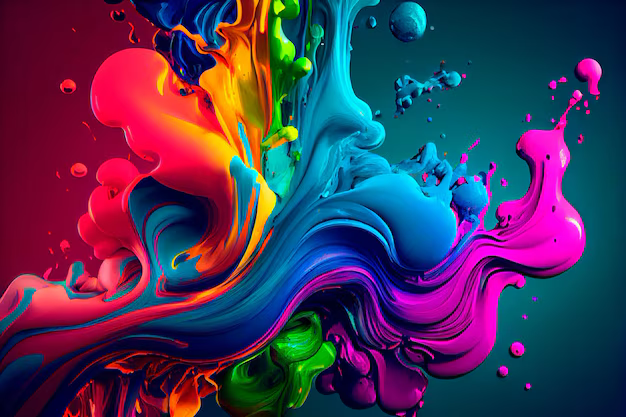
#> input picture LO4/image.png, 626 x 417 px
$ python 'HSV-Value(V).py'
#> lines starting #> are read from the running program, lines starting #| are printed output that depends on the picture
import cv2
import numpy as np

# Load the image
image = cv2.imread('image.png')
#> image is the input picture: shape (417, 626, 3); mean B, G, R 88, 53.3, 70.5

# Convert the image from BGR to HSV color space
hsv = cv2.cvtColor(image, cv2.COLOR_BGR2HSV)
#> hsv: shape (417, 626, 3); mean H, S, V 116, 243.2, 130

# Get user input for the value to adjust the brightness
value = int(input("Enter the value: "))
#> the answer given: 3

# Extract the Value channel (brightness) from the HSV image
value_channel = hsv[:, :, 2]
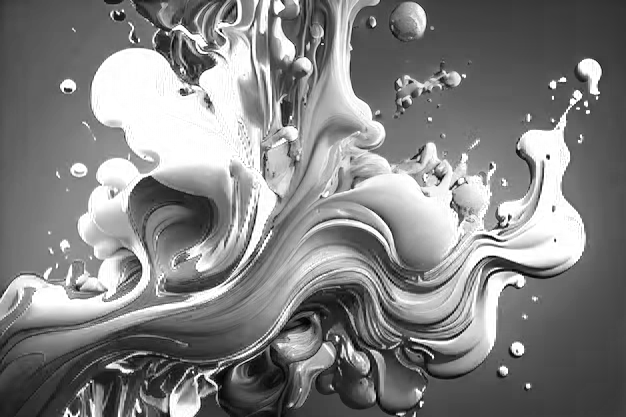
#> value_channel: shape (417, 626); min 0, max 255, mean 130

# Modify the Value channel by adding the user-input value, ensuring it remains within the valid range (0-255)
value_channel = np.clip(value_channel + value, 0, 255)
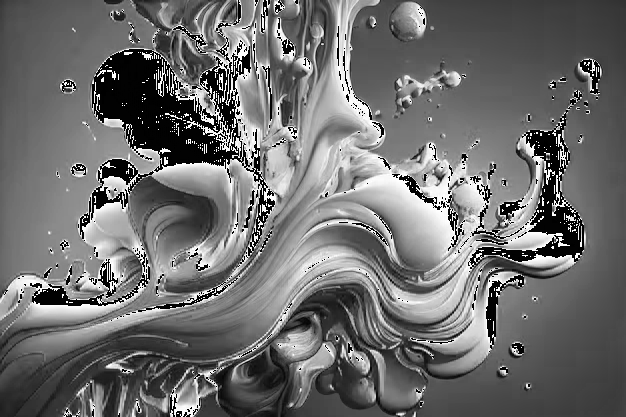
#> value_channel: shape (417, 626); min 0, max 255, mean 109.9

# Update the Value channel in the HSV image
hsv[:, :, 2] = value_channel
#> hsv: shape (417, 626, 3); mean H, S, V 116, 243.2, 109.9

# Convert the modified HSV image back to BGR color space
modified_image = cv2.cvtColor(hsv, cv2.COLOR_HSV2BGR)
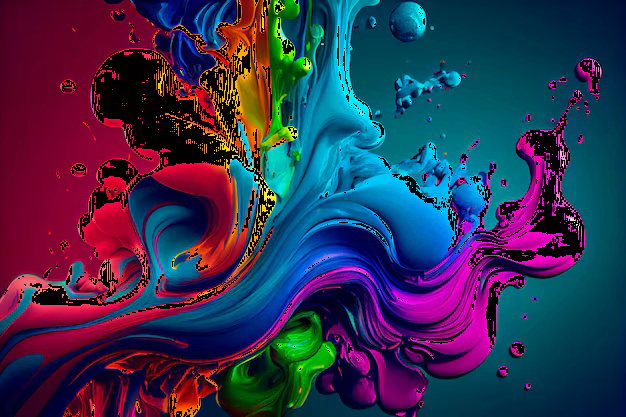
#> modified_image: shape (417, 626, 3); mean B, G, R 80.2, 48.1, 49.9

# Display the original image
cv2.imshow('original', image)

# Display the modified image
cv2.imshow('converted', modified_image)

# Wait for a key press before closing the windows
cv2.waitKey(0)
cv2.destroyAllWindows()
